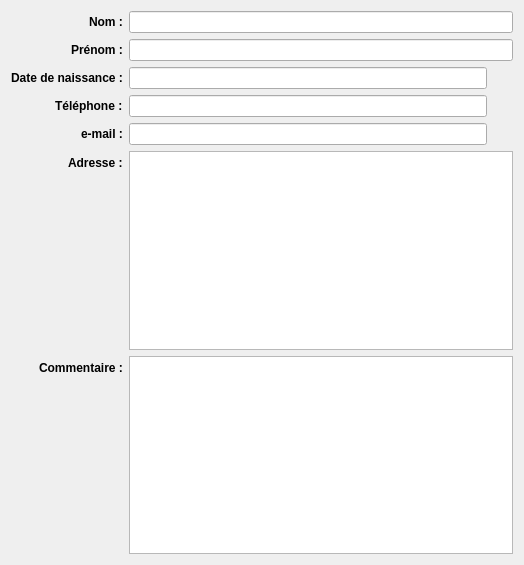
<?xml version="1.0" encoding="UTF-8"?>
<ui version="4.0">
 <class>ClientForm</class>
 <widget class="QFrame" name="ClientForm">
  <property name="geometry">
   <rect>
    <x>0</x>
    <y>0</y>
    <width>524</width>
    <height>565</height>
   </rect>
  </property>
  <layout class="QFormLayout" name="formLayout">
   <property name="fieldGrowthPolicy">
    <enum>QFormLayout::AllNonFixedFieldsGrow</enum>
   </property>
   <property name="labelAlignment">
    <set>Qt::AlignRight|Qt::AlignTrailing|Qt::AlignVCenter</set>
   </property>
   <item row="0" column="0">
    <widget class="QLabel" name="label">
     <property name="font">
      <font>
       <weight>75</weight>
       <bold>true</bold>
      </font>
     </property>
     <property name="text">
      <string>Nom :</string>
     </property>
    </widget>
   </item>
   <item row="0" column="1">
    <widget class="QLineEdit" name="lineEditName"/>
   </item>
   <item row="1" column="0">
    <widget class="QLabel" name="label_2">
     <property name="font">
      <font>
       <weight>75</weight>
       <bold>true</bold>
      </font>
     </property>
     <property name="text">
      <string>Prénom :</string>
     </property>
    </widget>
   </item>
   <item row="1" column="1">
    <widget class="QLineEdit" name="lineEditFirstName"/>
   </item>
   <item row="2" column="0">
    <widget class="QLabel" name="label_3">
     <property name="font">
      <font>
       <weight>75</weight>
       <bold>true</bold>
      </font>
     </property>
     <property name="text">
      <string>Date de naissance :</string>
     </property>
    </widget>
   </item>
   <item row="2" column="1">
    <layout class="QHBoxLayout" name="horizontalLayout_3">
     <item>
      <widget class="QLineEdit" name="lineEditBirthDate">
       <property name="readOnly">
        <bool>true</bool>
       </property>
      </widget>
     </item>
     <item>
      <widget class="QPushButton" name="pushButtonSelectBirthDate">
       <property name="minimumSize">
        <size>
         <width>20</width>
         <height>20</height>
        </size>
       </property>
       <property name="maximumSize">
        <size>
         <width>20</width>
         <height>20</height>
        </size>
       </property>
       <property name="icon">
        <iconset resource="../loteliQt.qrc">
         <normaloff>:/resources/calendar.png</normaloff>:/resources/calendar.png</iconset>
       </property>
       <property name="iconSize">
        <size>
         <width>20</width>
         <height>20</height>
        </size>
       </property>
       <property name="flat">
        <bool>true</bool>
       </property>
      </widget>
     </item>
    </layout>
   </item>
   <item row="3" column="0">
    <widget class="QLabel" name="label_6">
     <property name="font">
      <font>
       <weight>75</weight>
       <bold>true</bold>
      </font>
     </property>
     <property name="text">
      <string>Téléphone :</string>
     </property>
    </widget>
   </item>
   <item row="3" column="1">
    <layout class="QHBoxLayout" name="horizontalLayout">
     <item>
      <widget class="QLineEdit" name="lineEditPhone"/>
     </item>
     <item>
      <widget class="QPushButton" name="pushButtonAddPhone">
       <property name="minimumSize">
        <size>
         <width>20</width>
         <height>20</height>
        </size>
       </property>
       <property name="maximumSize">
        <size>
         <width>20</width>
         <height>20</height>
        </size>
       </property>
       <property name="icon">
        <iconset resource="../loteliQt.qrc">
         <normaloff>:/resources/add.png</normaloff>:/resources/add.png</iconset>
       </property>
       <property name="iconSize">
        <size>
         <width>16</width>
         <height>16</height>
        </size>
       </property>
       <property name="flat">
        <bool>true</bool>
       </property>
      </widget>
     </item>
    </layout>
   </item>
   <item row="4" column="0">
    <widget class="QLabel" name="label_7">
     <property name="font">
      <font>
       <weight>75</weight>
       <bold>true</bold>
      </font>
     </property>
     <property name="text">
      <string>e-mail :</string>
     </property>
    </widget>
   </item>
   <item row="4" column="1">
    <layout class="QHBoxLayout" name="horizontalLayout_2">
     <item>
      <widget class="QLineEdit" name="lineEditEmail"/>
     </item>
     <item>
      <widget class="QPushButton" name="pushButtonAddEmail">
       <property name="minimumSize">
        <size>
         <width>20</width>
         <height>20</height>
        </size>
       </property>
       <property name="maximumSize">
        <size>
         <width>20</width>
         <height>20</height>
        </size>
       </property>
       <property name="icon">
        <iconset resource="../loteliQt.qrc">
         <normaloff>:/resources/add.png</normaloff>:/resources/add.png</iconset>
       </property>
       <property name="iconSize">
        <size>
         <width>16</width>
         <height>16</height>
        </size>
       </property>
       <property name="flat">
        <bool>true</bool>
       </property>
      </widget>
     </item>
    </layout>
   </item>
   <item row="5" column="0">
    <widget class="QLabel" name="label_4">
     <property name="font">
      <font>
       <weight>75</weight>
       <bold>true</bold>
      </font>
     </property>
     <property name="text">
      <string>Adresse :</string>
     </property>
    </widget>
   </item>
   <item row="5" column="1">
    <widget class="QTextEdit" name="textEditAddress"/>
   </item>
   <item row="6" column="0">
    <widget class="QLabel" name="label_5">
     <property name="font">
      <font>
       <weight>75</weight>
       <bold>true</bold>
      </font>
     </property>
     <property name="text">
      <string>Commentaire :</string>
     </property>
    </widget>
   </item>
   <item row="6" column="1">
    <widget class="QTextEdit" name="textEditComment"/>
   </item>
  </layout>
 </widget>
 <resources>
  <include location="../loteliQt.qrc"/>
 </resources>
 <connections/>
</ui>
